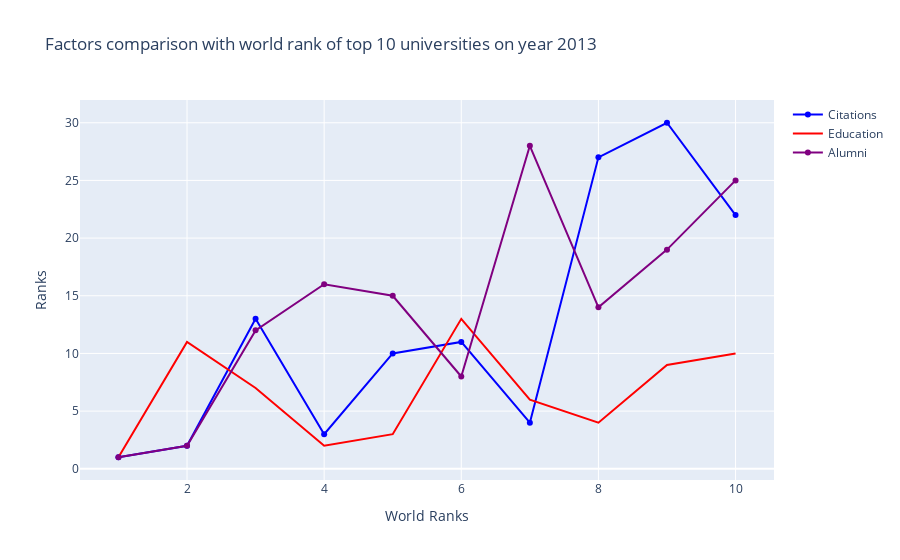

The notebook cell this image was saved under:
### Code cell
trace0 = go.Scatter(
                    x=df2013.world_rank,
                    y=df2013.citations,
                    mode="lines+markers",
                    name="Citations",
                    marker=dict(color="blue"),
                    text=df2013.institution+','+df2013.country,
                    )

trace1 = go.Scatter(
                    x=df2013.world_rank,
                    y=df2013.quality_of_education,
                    mode="lines",
                    name="Education",
                    marker=dict(color="red"),
                    text=df2013.institution+','+df2013.country,
                    )

trace2 = go.Scatter(
                    x=df2013.world_rank,
                    y=df2013.alumni_employment,
                    mode="lines+markers",
                    name="Alumni",
                    marker=dict(color="purple"),
                    text=df2013.institution+','+df2013.country,
                    )

data =[trace0, trace1, trace2]

layout=go.Layout(title="Factors comparison with world rank of top 10 universities on year 2013",
                 xaxis = dict(title="World Ranks"),
                 yaxis = dict(title="Ranks"))

fig = go.Figure(data=data, layout=layout)

offline.iplot(fig)

### Figure 1 — Plotly figure (JSON) as saved in the notebook; plotly's stock layout.template omitted (floating-point values rounded to 4 significant figures)
{"data": [{"marker": {"color": "blue"}, "mode": "lines+markers", "name": "Citations", "text": ["Harvard University,USA", "Stanford University,USA", "University of Oxford,United Kingdom", "Massachusetts Institute of Technology,USA", "University of Cambridge,United Kingdom", "Columbia University,USA", "University of California, Berkeley,USA", "Princeton University,USA", "University of Chicago,USA", "Yale University,USA"], "type": "scatter", "x": [1, 2, 3, 4, 5, 6, 7, 8, 9, 10], "y": [1, 2, 13, 3, 10, 11, 4, 27, 30, 22]}, {"marker": {"color": "red"}, "mode": "lines", "name": "Education", "text": ["Harvard University,USA", "Stanford University,USA", "University of Oxford,United Kingdom", "Massachusetts Institute of Technology,USA", "University of Cambridge,United Kingdom", "Columbia University,USA", "University of California, Berkeley,USA", "Princeton University,USA", "University of Chicago,USA", "Yale University,USA"], "type": "scatter", "x": [1, 2, 3, 4, 5, 6, 7, 8, 9, 10], "y": [1, 11, 7, 2, 3, 13, 6, 4, 9, 10]}, {"marker": {"color": "purple"}, "mode": "lines+markers", "name": "Alumni", "text": ["Harvard University,USA", "Stanford University,USA", "University of Oxford,United Kingdom", "Massachusetts Institute of Technology,USA", "University of Cambridge,United Kingdom", "Columbia University,USA", "University of California, Berkeley,USA", "Princeton University,USA", "University of Chicago,USA", "Yale University,USA"], "type": "scatter", "x": [1, 2, 3, 4, 5, 6, 7, 8, 9, 10], "y": [1, 2, 12, 16, 15, 8, 28, 14, 19, 25]}], "layout": {"title": {"text": "Factors comparison with world rank of top 10 universities on year 2013"}, "xaxis": {"title": {"text": "World Ranks"}}, "yaxis": {"title": {"text": "Ranks"}}}}
